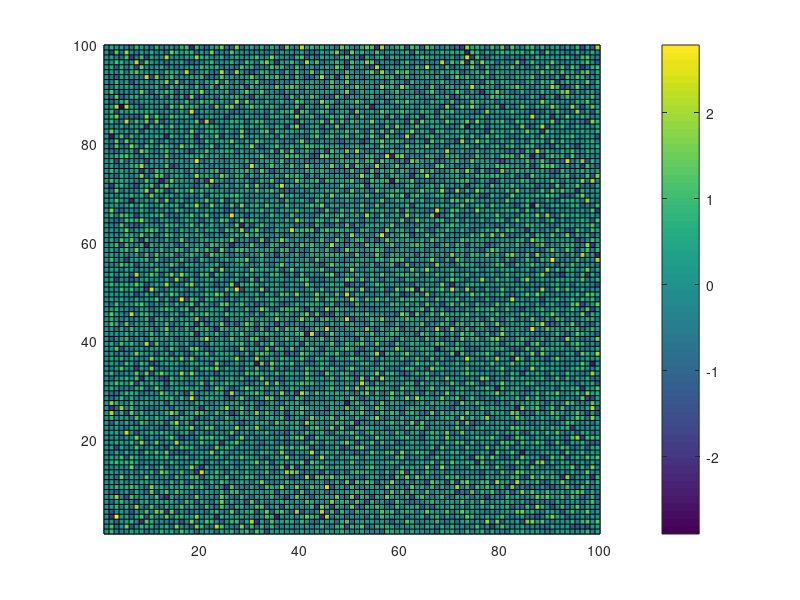

MATLAB code to generate this figure:
clear all
u=rand(100,100,2);
v=rand(100,100,2);
dz=1;
dx=1;
dy=1;
w=zeros(100,100,2);
    for i=2:100
    w(i,1,1)=0-((u(i,1,1)-u(i-1,1,1))/dx+(v(i,1,1)-v(i,100,1))/dy)/dz;
    end
    for j=2:100
    w(1,j,2)=w(1,j,1)-((u(1,j,2)-u(100,j,2))/dx+(v(1,j,2)-v(1,j-1,2))/dy)/dz;
    end
 
 
 
    for i=2:100
        for j=2:100
            w(i,j,1)=0-((u(i,j,1)-u(i-1,j,1))/dx+(v(i,j,1)-v(i,j-1,1))/dy)/dz;
            w(i,j,2)=w(i,j,1)-((u(i,j,2)-u(i-1,j,2))/dx+(v(i,j,2)-v(i,j-1,2))/dy)/dz;
        end
    end
 
 
s=w(:,:,1);
plot(s)
pcolor(s); colorbar
s1=w(:,:,2);
pcolor(s1); colorbar
